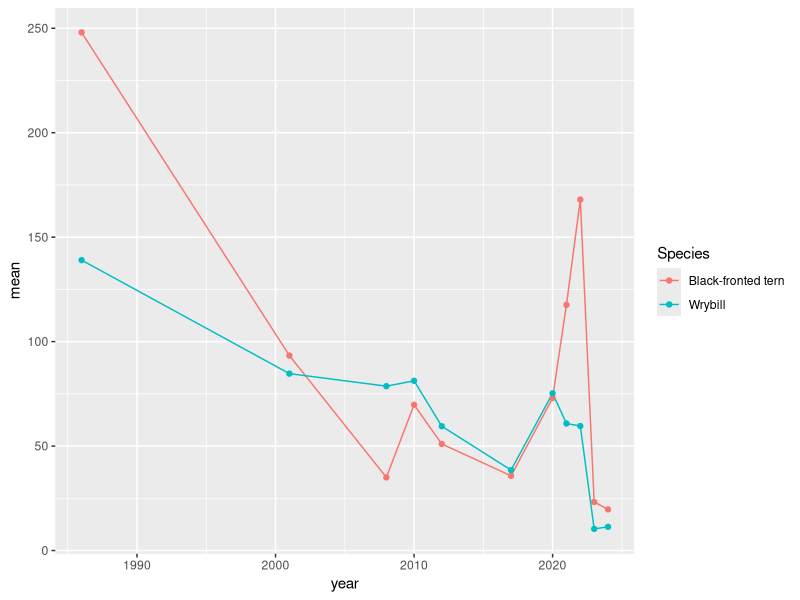
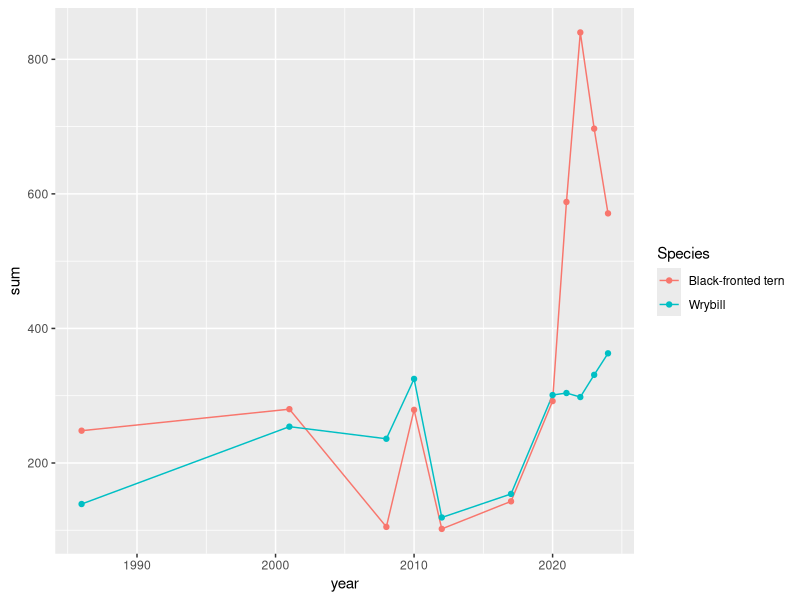
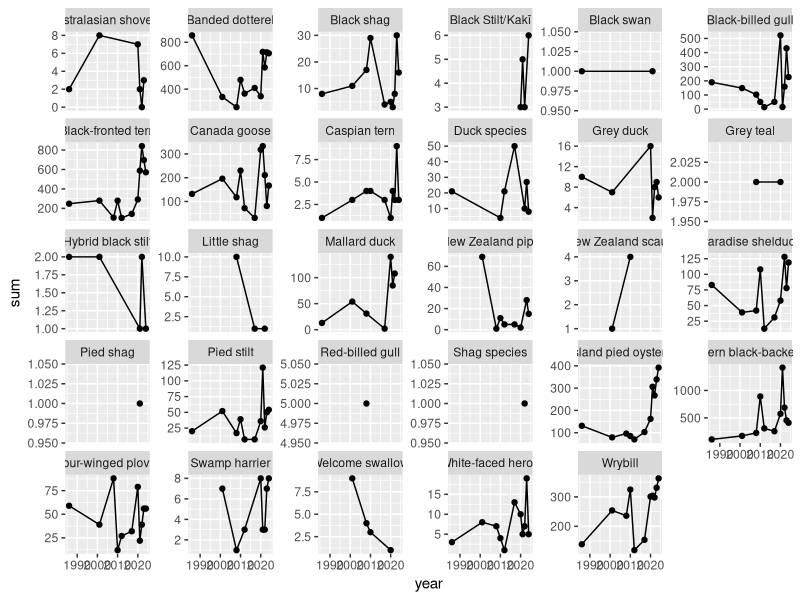
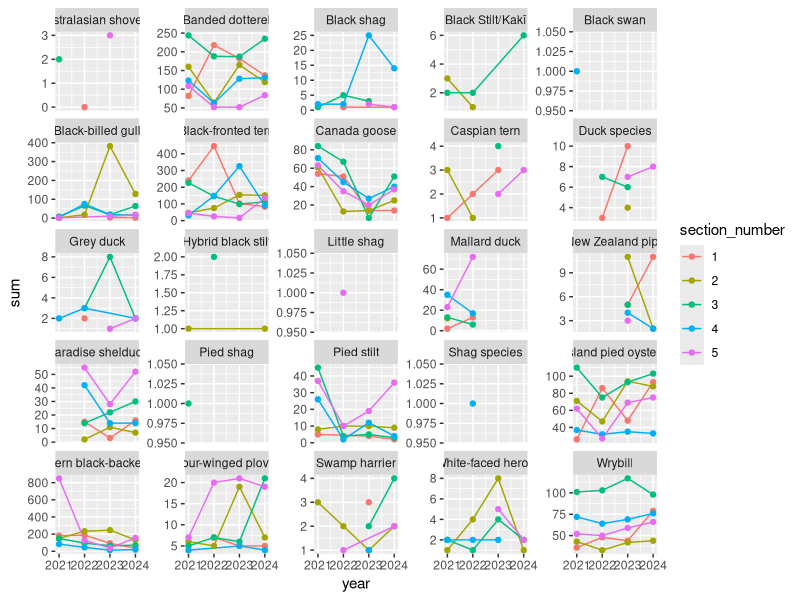

Source code (R) for these figures, in order:
library(readxl)
library(lubridate)
library(dplyr)
library(tidyr)
library(ggplot2)
library(lattice)

UR_data <- read_excel("RangitataUpperData.xlsx", sheet = "BirdCountData")
meta_data <- read_excel("RangitataUpperData.xlsx", sheet = "Survey Metadataa")
UR_data$Species <- as.factor(UR_data$Species)
UR_data$Year <- as.numeric(UR_data$Year)
head(UR_data)
UR_data$section_number<- as.factor(UR_data$`section number`)

by_section <- UR_data %>%  subset(Year >2001) %>%
  group_by(Species, year = Year, section_number = `section number`) %>% summarize(sum = sum(Number))

# wide_date_by_spp <- UR_data %>% group_by(Species, Date) %>% reframe(count= Number, Date=as.Date(as.character(Date))) %>% 
#   pivot_wider(names_from = Species, values_from = count, values_fn = sum) %>% replace(is.na(.),0)

mean_counts_by_year <- UR_data %>% group_by(Species, year = year(Date)) %>% reframe(mean = mean(Number)) 

sum_counts_by_year <- UR_data %>% group_by(Species, year = Year) %>% summarize(sum = sum(Number))
BFT_wrybill <- left_join(subset(sum_counts_by_year, Species == "Black-fronted tern" | Species == "Wrybill"),
                         subset(mean_counts_by_year, Species == "Black-fronted tern" | Species == "Wrybill"))
                     
# BFT and wrybill --------------------------------------------------------------
ggplot(data = BFT_wrybill,
       aes(x = year, y = mean, colour = Species)) +
  geom_line() +
  geom_point()

ggplot(data = BFT_wrybill,
       aes(x = year, y = sum, groups = Species, colour = Species)) +
  geom_line() +
  geom_point()

# all species ------------------------------------------------------------------
ggplot(data = sum_counts_by_year, aes(x = year, y = sum, group = Species)) +
  geom_line() +
  geom_point() +
  facet_wrap(~Species, scales = "free_y")

ggplot(data = subset(by_section, year > 2020), aes(x = year, y = sum, group=section_number, colour = section_number)) +
  geom_line() +
  geom_point() +
  facet_wrap(~Species, scales = "free_y")






